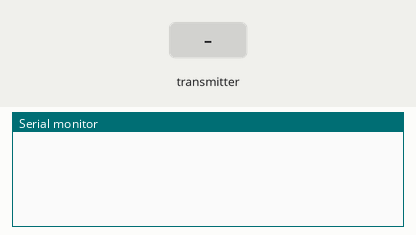
The sketch below on a simulated ESP32. On the bench: the last lines printed to the serial monitor. Inputs (shaded band) come from the test bench.

Above: at 1.2 s.
1.3 s: the transmitter starts sending a = 0
At 1.66 s:
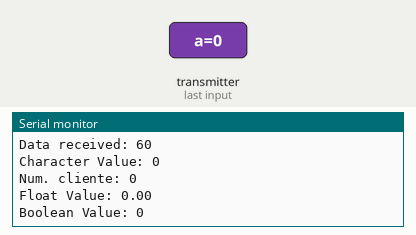
2.8 s: the transmitter starts sending b = 1024
4.3 s: the transmitter starts sending c = 25
5.8 s: the transmitter starts sending d = 1
At 6.16 s:
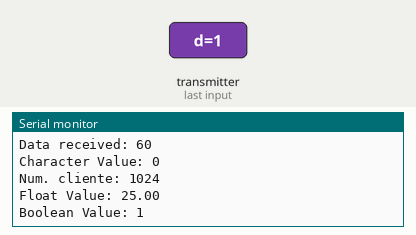
7.3 s: the transmitter starts sending a = 1
8.8 s: the transmitter starts sending b = 2048
Timing chart, 0 to 11.3 s (numbered marks = the images above; inputs shaded):
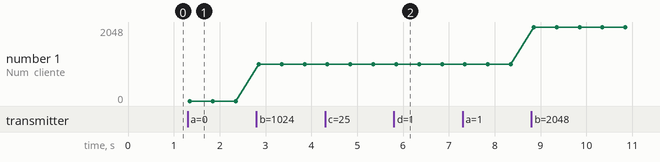

Measured:
- after the input at 1.3 s, the serial monitor: prints a new line after 0.05 s (image 1)
- after the input at 5.8 s, the serial monitor: prints a new line after 0.05 s (image 2)
- plotted number 1: 0 → 1024 after the input at 2.8 s, 1024 → 2048 after the input at 8.8 s

The sketch:

BackusPesoyWifi_Servidor.ino
```cpp
#include "HX711.h"

#include <WiFi.h>
#include <WebServer.h>
#include <esp_now.h>

//ESP: Cliente
// Dirección MAC del cliente (ESP32 del cliente)
//{0x84, 0xCC, 0xA8, 0x5B, 0xA0, 0x38}
//{0xFC, 0xF5, 0xC4, 0x2A, 0x14, 0x0C}
//{0x80, 0x64, 0x6F, 0xC4, 0xFC, 0xC0}
//uint8_t slaveAddress[] = {0x84, 0xCC, 0xA8, 0x5B, 0xA0, 0x38}; // Reemplaza con la dirección MAC del cliente

// Define a data structure
typedef struct struct_message {
  char a[46];
  int b;
  float c;
  bool d;
} struct_message;

// Create a structured object
struct_message myData;


// Callback function executed when data is received
void OnDataRecv(const uint8_t * mac, const uint8_t *incomingData, int len) {
  memcpy(&myData, incomingData, sizeof(myData));
  Serial.print("Data received: ");
  Serial.println(len);
  Serial.print("Character Value: ");
  Serial.println(myData.a);
  Serial.print("Num. cliente: ");
  Serial.println(myData.b);
  Serial.print("Float Value: ");
  Serial.println(myData.c);
  Serial.print("Boolean Value: ");
  Serial.println(myData.d);
  Serial.println();
}

void setup() {
  // Set up Serial Monitor
  Serial.begin(115200);

  // Set ESP32 as a Wi-Fi Station
  WiFi.mode(WIFI_STA);

  // Initilize ESP-NOW
  if (esp_now_init() != ESP_OK) {
    Serial.println("Error initializing ESP-NOW");
    return;
  }

  // Register callback function
  esp_now_register_recv_cb(OnDataRecv);
}

void loop() {

}
```
